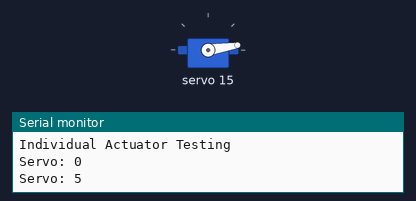
This sketch was run on a simulated ESP32. Parts: servo, the last lines printed to the serial monitor.

Above: at 0.05 s.
At 0.6 s:
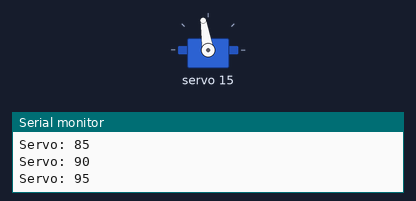
At 1.2 s:
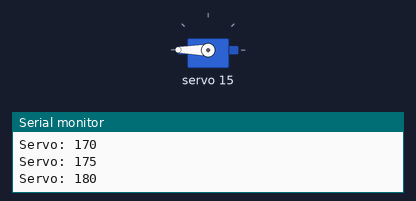
At 2.35 s:
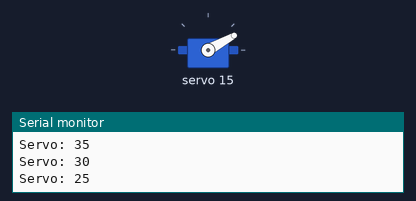
Timing chart, 0 to 6.4 s (numbered marks = the images above):
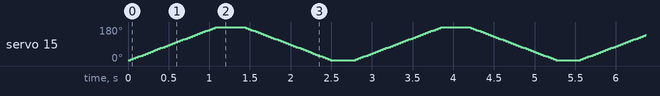

The sketch:

actuator_testing.ino
```cpp
// ESP32
// Individual Actuator [Servo] Script Testing
// https://github.com/BurntWywrm/L2-robot-arm

/*
Tests if the actuator can
sweep from 0 and to 180 degrees
*/

/*Probable causes if the servo doesnt sweep:
1. ESP32 doesn't detect the driver.
   - Wrong SDA/SCL wiring
   - Wrong I2C adress
   - MIN/MAX pulse length count varies with servos
*/

#include <Wire.h> // I2C Wire Library
#include <Adafruit_PWMServoDriver.h> // Adafruit PWM Servo Library

// MAXIMUM and MINIMUM number of "ticks" for the servo motors.
// Configure as necessary
#define MIN 120 // Minimum pulse length count out of 4096
#define MAX 500 // Maximum pulse length count out of 4096

// Create object to represent PCA9685 at your I2C address
Adafruit_PWMServoDriver pwm = Adafruit_PWMServoDriver(0x40);

// Servo variables
// Configure as necessary
const int servoPin = 15;
const int MAX_ANGLE = 180; // Depends on your servo specifications and application
#define FREQUENCY 50

// Set I2C Pins for the ESP32, default: SDA = 21, SCL = 22.
const int I2C_SDA = 21;
const int I2C_SCL = 22;

void setup()
{
    Serial.begin(115200); // Starts serial monitor with a baud rate of 115200
    Serial.println("Individual Actuator Testing");
    Wire.begin(I2C_SDA, I2C_SCL);

    // Initialize PWM Servo Library
    pwm.begin();
    pwm.setPWMFreq(FREQUENCY);
}

void loop()
{
  sweep_servo();
}

void sweep_servo(){
  /* Sweeps the servo back and forth */
  for (int posDegrees = 0; posDegrees <= MAX_ANGLE; posDegrees += 5){
    int pulse_width = map(posDegrees, 0, MAX_ANGLE, MIN, MAX); // Determine pwm pulse width
    pwm.setPWM(servoPin, 0, pulse_width); // Write to Servo
    // Print to serial monitor
    Serial.print("Servo: ");
    Serial.println(posDegrees);
    delay(30);
  }
  delay(250); // quick pause
  for (int posDegrees = MAX_ANGLE; posDegrees >= 0; posDegrees -= 5){
    int pulse_width = map(posDegrees, 0, MAX_ANGLE, MIN, MAX); // Determine pwm pulse width
    pwm.setPWM(servoPin, 0, pulse_width); // Write to Servo
    // Print to serial monitor
    Serial.print("Servo: ");
    Serial.println(posDegrees);
    delay(30);
  }
  delay(250); // quick pause
}
```
